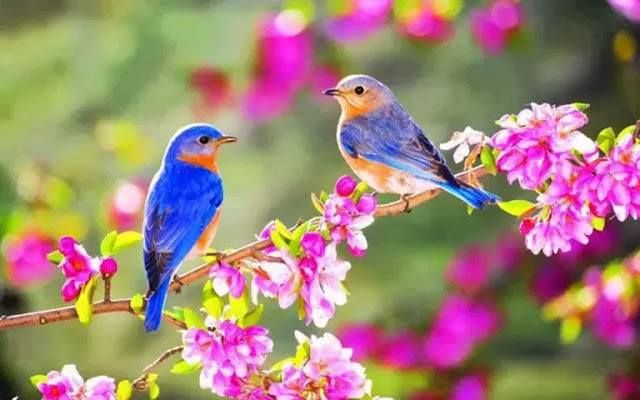
#> input picture nice_birds.jpg, 640 x 400 px, given in place of the camera
$ python blur_videos.py
#> lines starting #> are read from the running program, lines starting #| are printed output that depends on the picture
import cv2

cap = cv2.VideoCapture(0)


while True:
    x, frame = cap.read()
#> frame is the input picture: shape (400, 640, 3); mean B, G, R 119.1, 132.5, 159.8
    cv2.imshow("video",frame)


    black_vid = cv2.cvtColor(frame, cv2.COLOR_BGR2GRAY)
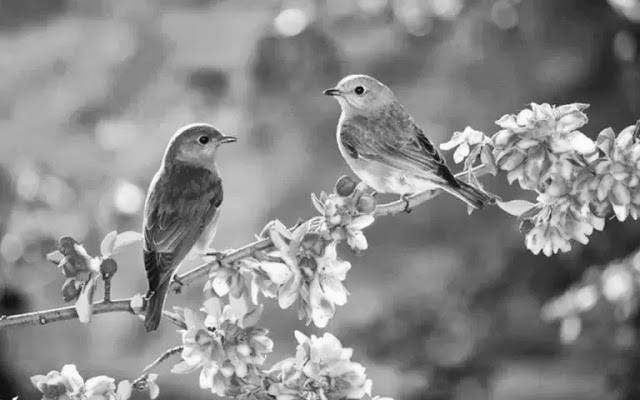
#> black_vid: shape (400, 640); min 6, max 255, mean 139.1
    cv2.imshow("grey_video",black_vid)

    blur = cv2.GaussianBlur(frame, (15, 15), 0 )
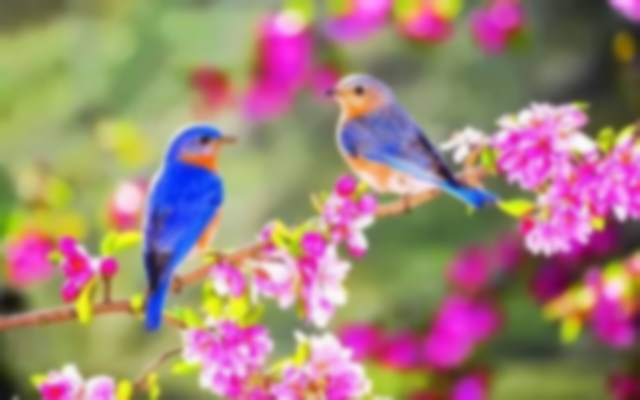
#> blur: shape (400, 640, 3); mean B, G, R 119.1, 132.5, 159.8
    cv2.imshow("blue video",blur)

    edges = cv2.Canny(frame, 200,200)
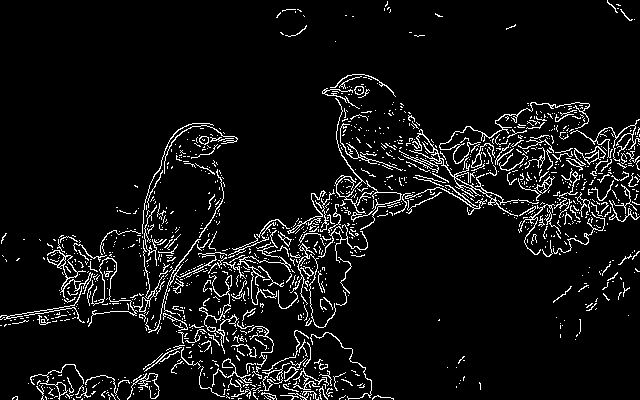
#> edges: shape (400, 640); 6.8% white in thin lines or dots
    cv2.imshow("edges video",edges)


    if cv2.waitKey(20) & 0xff == ord("q"):
#> (key q is pressed here)
        break
